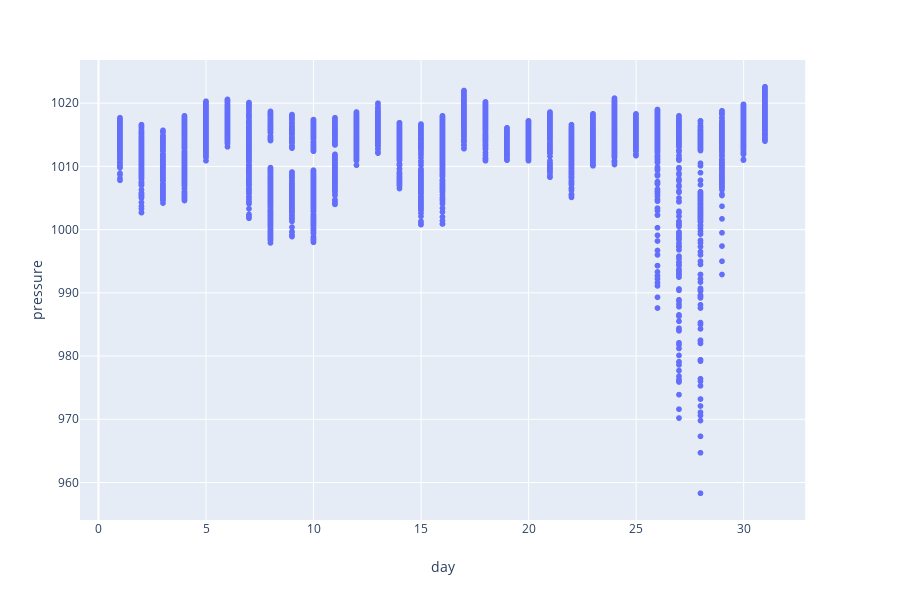

The cell this chart's notebook holds for it:
### Code cell
rslt_df = df.loc[df['month']==8]                         
rslt_df["pressure"] = np.where(rslt_df["pressure"] >2000, mean,rslt_df['pressure'])                                
fig = px.scatter(rslt_df, x='day', y='pressure')
fig.show()

### Figure 1 — Plotly figure (JSON) as saved in the notebook; plotly's stock layout.template omitted (floating-point values rounded to 4 significant figures; data arrays with more than 128 entries replaced by an {"elided": "..."} marker saying what was removed)
{"data": [{"hoverlabel": {"namelength": 0}, "hovertemplate": "day=%{x}<br>pressure=%{y}", "legendgroup": "", "marker": {"color": "#636efa", "symbol": "circle"}, "mode": "markers", "name": "", "showlegend": false, "type": "scattergl", "x": {"elided": "5752 int values"}, "xaxis": "x", "y": {"elided": "5752 float values"}, "yaxis": "y"}], "layout": {"height": 600, "legend": {"tracegroupgap": 0}, "margin": {"t": 60}, "xaxis": {"anchor": "y", "domain": [0, 0.98], "title": {"text": "day"}}, "yaxis": {"anchor": "x", "domain": [0, 1], "title": {"text": "pressure"}}}}
